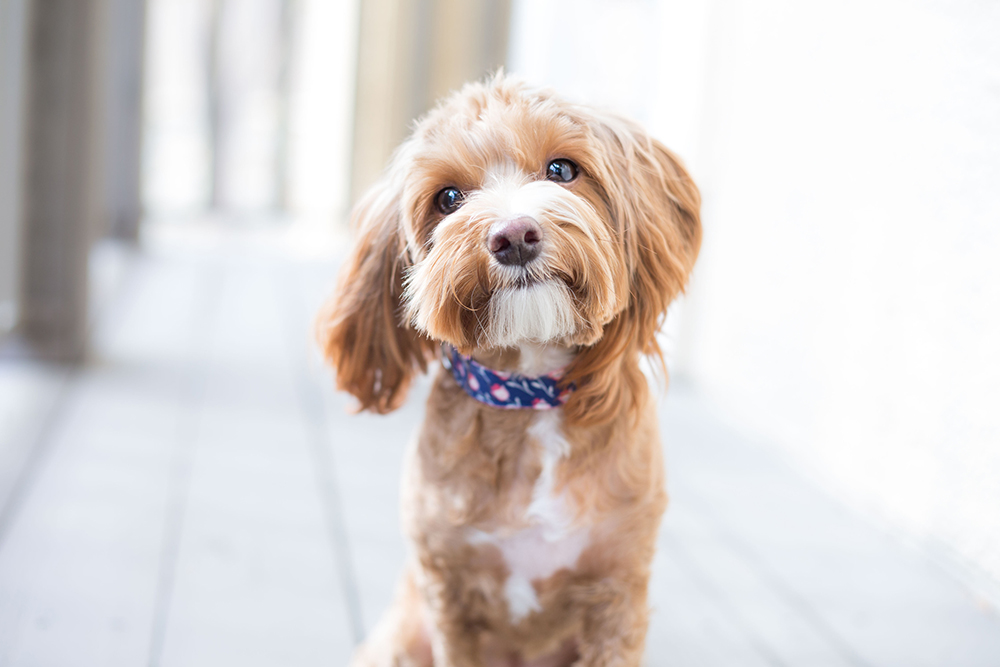
#> input picture Photos/image.jpg, 1000 x 667 px
$ python Laplace.py   (older library calls are emulated)
#> lines starting #> are read from the running program, lines starting #| are printed output that depends on the picture
import cv2
import numpy as np
import matplotlib.pyplot as plt
####################################
def apply_blur_and_laplacian(image, blur_kernel_size):
    blurred_image = cv2.GaussianBlur(image, (blur_kernel_size, blur_kernel_size), 0)
    laplacian = cv2.Laplacian(blurred_image, cv2.CV_64F)
    laplacian = cv2.normalize(laplacian, None, 0, 255, cv2.NORM_MINMAX)

    return laplacian.astype(np.uint8)


image_path = 'Photos/image.jpg'
original_image = cv2.imread(image_path, cv2.IMREAD_GRAYSCALE)
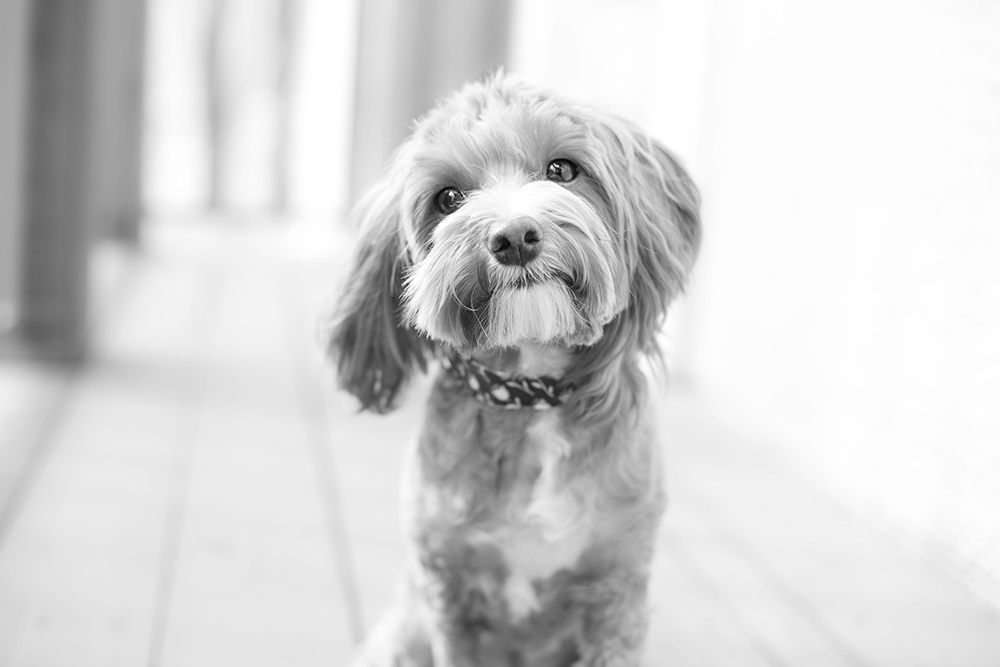
#> original_image: shape (667, 1000); min 3, max 255, mean 212.9

################# Original Image ###################
plt.imshow(original_image, cmap='gray')
plt.title('Original Image')
plt.show()

# Apply blurring operation with Laplacian filter
blur_kernel_size = 5
laplacian_filtered_image = apply_blur_and_laplacian(original_image, blur_kernel_size)
#> in apply_blur_and_laplacian, `laplacian = cv2.Laplacian(blurred_image, cv2.CV_64F)`:
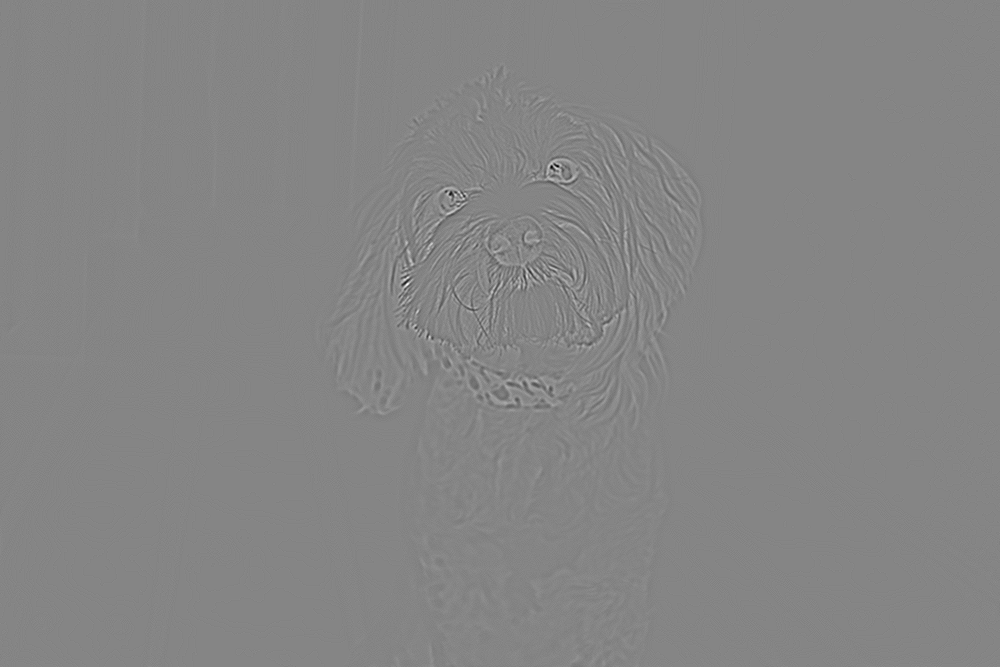
#> laplacian: shape (667, 1000) float64; min -82, max 75, mean 0; drawn with min black and max white

################# resulting Image ###################
plt.imshow(laplacian_filtered_image, cmap='gray')
plt.title(f'Blurring with Laplacian (Blur Kernel Size: {blur_kernel_size})')
plt.show()
